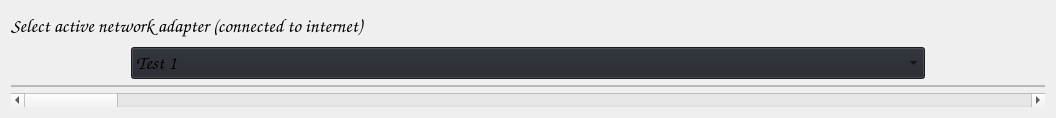
                     <widget class="QWidget" name="graphPage">
                      <layout class="QVBoxLayout" name="verticalLayout_12">
                       <item>
                        <widget class="QLabel" name="label_selectInterface_2">
                         <property name="sizePolicy">
                          <sizepolicy hsizetype="Preferred" vsizetype="Preferred">
                           <horstretch>1</horstretch>
                           <verstretch>0</verstretch>
                          </sizepolicy>
                         </property>
                         <property name="minimumSize">
                          <size>
                           <width>1034</width>
                           <height>30</height>
                          </size>
                         </property>
                         <property name="font">
                          <font>
                           <family>Comic Sans MS</family>
                           <pointsize>14</pointsize>
                           <italic>false</italic>
                           <bold>false</bold>
                          </font>
                         </property>
                         <property name="styleSheet">
                          <string notr="true"/>
                         </property>
                         <property name="text">
                          <string>Select active network adapter (connected to internet)</string>
                         </property>
                         <property name="textFormat">
                          <enum>Qt::RichText</enum>
                         </property>
                        </widget>
                       </item>
                       <item>
                        <layout class="QHBoxLayout" name="horizontalLayout_10">
                         <property name="spacing">
                          <number>5</number>
                         </property>
                         <property name="sizeConstraint">
                          <enum>QLayout::SetMinAndMaxSize</enum>
                         </property>
                         <item>
                          <spacer name="horizontalSpacer_3">
                           <property name="orientation">
                            <enum>Qt::Horizontal</enum>
                           </property>
                           <property name="sizeType">
                            <enum>QSizePolicy::Fixed</enum>
                           </property>
                           <property name="sizeHint" stdset="0">
                            <size>
                             <width>120</width>
                             <height>20</height>
                            </size>
                           </property>
                          </spacer>
                         </item>
                         <item>
                          <widget class="QComboBox" name="comboBox_interface_2">
                           <property name="enabled">
                            <bool>true</bool>
                           </property>
                           <property name="sizePolicy">
                            <sizepolicy hsizetype="Fixed" vsizetype="Fixed">
                             <horstretch>0</horstretch>
                             <verstretch>0</verstretch>
                            </sizepolicy>
                           </property>
                           <property name="minimumSize">
                            <size>
                             <width>0</width>
                             <height>0</height>
                            </size>
                           </property>
                           <property name="maximumSize">
                            <size>
                             <width>16170000</width>
                             <height>40</height>
                            </size>
                           </property>
                           <property name="font">
                            <font>
                             <family>Comic Sans MS</family>
                             <pointsize>14</pointsize>
                             <italic>false</italic>
                             <bold>false</bold>
                            </font>
                           </property>
                           <property name="autoFillBackground">
                            <bool>false</bool>
                           </property>
                           <property name="styleSheet">
                            <string notr="true">background-color: rgb(33, 37, 43);</string>
                           </property>
                           <property name="editable">
                            <bool>false</bool>
                           </property>
                           <property name="sizeAdjustPolicy">
                            <enum>QComboBox::AdjustToContentsOnFirstShow</enum>
                           </property>
                           <property name="iconSize">
                            <size>
                             <width>10</width>
                             <height>10</height>
                            </size>
                           </property>
                           <property name="frame">
                            <bool>true</bool>
                           </property>
                           <item>
                            <property name="text">
                             <string>Test 1</string>
                            </property>
                           </item>
                           <item>
                            <property name="text">
                             <string>Test 2</string>
                            </property>
                           </item>
                           <item>
                            <property name="text">
                             <string>Test 3</string>
                            </property>
                           </item>
                          </widget>
                         </item>
                         <item>
                          <spacer name="horizontalSpacer_5">
                           <property name="orientation">
                            <enum>Qt::Horizontal</enum>
                           </property>
                           <property name="sizeType">
                            <enum>QSizePolicy::Fixed</enum>
                           </property>
                           <property name="sizeHint" stdset="0">
                            <size>
                             <width>120</width>
                             <height>20</height>
                            </size>
                           </property>
                          </spacer>
                         </item>
                        </layout>
                       </item>
                       <item>
                        <widget class="QFrame" name="frame_5">
                         <property name="sizePolicy">
                          <sizepolicy hsizetype="Expanding" vsizetype="Expanding">
                           <horstretch>60</horstretch>
                           <verstretch>80</verstretch>
                          </sizepolicy>
                         </property>
                         <property name="frameShape">
                          <enum>QFrame::StyledPanel</enum>
                         </property>
                         <property name="frameShadow">
                          <enum>QFrame::Raised</enum>
                         </property>
                         <layout class="QVBoxLayout" name="verticalLayout_15">
                          <property name="spacing">
                           <number>0</number>
                          </property>
                          <property name="leftMargin">
                           <number>0</number>
                          </property>
                          <property name="topMargin">
                           <number>0</number>
                          </property>
                          <property name="rightMargin">
                           <number>0</number>
                          </property>
                          <property name="bottomMargin">
                           <number>0</number>
                          </property>
                          <item>
                           <layout class="QVBoxLayout" name="verticalLayout_graph">
                            <property name="spacing">
                             <number>0</number>
                            </property>
                            <property name="sizeConstraint">
                             <enum>QLayout::SetMinAndMaxSize</enum>
                            </property>
                            <property name="topMargin">
                             <number>0</number>
                            </property>
                            <property name="bottomMargin">
                             <number>0</number>
                            </property>
                           </layout>
                          </item>
                         </layout>
                        </widget>
                       </item>
                       <item>
                        <widget class="QScrollBar" name="horizontalScrollBar_2">
                         <property name="orientation">
                          <enum>Qt::Horizontal</enum>
                         </property>
                        </widget>
                       </item>
                      </layout>
                     </widget>
